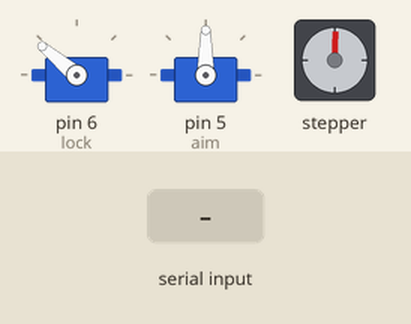
Simulated run of this sketch. Board: Arduino Uno, built with avr-gcc and run on an emulated ATmega328P. Shown: 2 × servo, stepper motor. The test bench sets the inputs (shaded band). Stepper angles assume 200 steps per turn; what the sketch prints to the serial monitor is not drawn.

Above: at 18.07 s.
18.1 s: "Z" received over Serial
At 18.39 s:
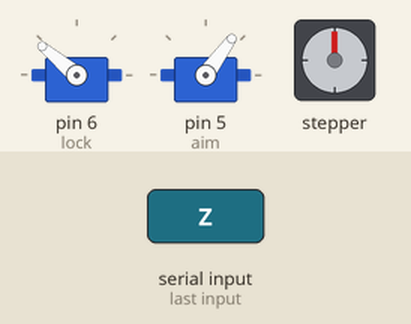
20.0 s: "1" received over Serial
At 20.15 s:
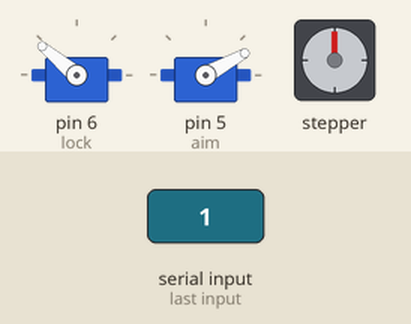
Timing chart, 0 to 23.0 s (numbered marks = the images above; inputs shaded):
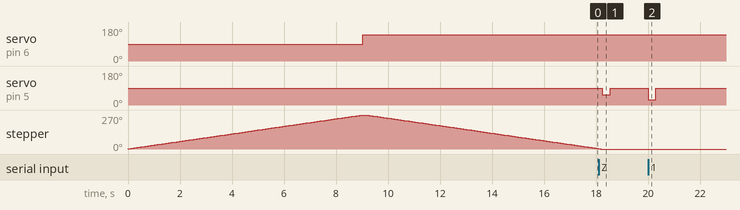

The sketch:

launch.ino
```cpp
/*
 Stepper Motor Control - one revolution

 This program drives a unipolar or bipolar stepper motor.
 The motor is attached to digital pins 8 - 11 of the Arduino.

 The motor should revolve one revolution in one direction, then
 one revolution in the other direction.


 Created 11 Mar. 2007
 Modified 30 Nov. 2009
 by Tom Igoe

 */

#include <Stepper.h>
#include <Servo.h>

Servo lock;
Servo aim;

const int stepsPerRevolution = 200;  // change this to fit the number of steps per revolution
// for your motor
const int pullSteps = 200*3/4;

// initialize the stepper library on pins 7 to 10:
Stepper myStepper(stepsPerRevolution, 7, 8, 9, 10);

bool loaded = false;
bool tracking = false;
unsigned long sawFace = 0;

const int middle = 300 / 2;

void setup() {
  // set the speed at 60 rpm:
  myStepper.setSpeed(5);
  // initialize the serial port:
  Serial.begin(9600);
  Serial.println("Startup");
  lock.attach(6);
  lock.write(90);

  aim.attach(5);
  aim.write(90);

}

void loop() {
  if(!loaded) {
    loaded = true;
    // step one revolution  in one direction:
    Serial.println("clockwise");
    myStepper.step(pullSteps);
    lock.write(140);
    delay(200);


    // step one revolution in the other direction:
    Serial.println("counterclockwise");
    myStepper.step(-pullSteps);
  }
  int pos;
  while(Serial.available() < 1) {
    aim.write(90);
    tracking = false;
  }
  pos = map(Serial.read(), 0, 300, 0, 180);
  aim.write(pos);
  if(pos != 90 && !tracking) {
    tracking = true;
    sawFace = millis();
  }
  else if(pos == 90 && tracking) {
    tracking = false;
  }

  if(tracking && (millis() - sawFace > 1000ul)) {
    lock.write(90);
    tracking = false;
  }

  delay(300);
}
```

Measured:
- after the input at 18.1 s, servo on pin 5 (aim): 90° → 54° after 0.15 s, → 90° 0.30 s later
- after the input at 20.0 s, servo on pin 5 (aim): 90° → 29° at once, → 90° 0.30 s later
- by itself, stepper: turns 270° clockwise in 9.0 s, then 267° counter-clockwise in 8.8 s
